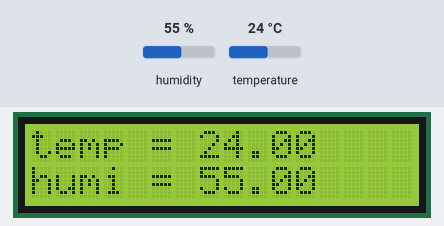
Bench run of a sketch on a simulated Arduino Uno, built with avr-gcc and run on an emulated ATmega328P. On the bench: 16×2 character LCD. Inputs (shaded band) come from the test bench; at power-on: humidity 55 %, temperature 24 °C.

Above: at 1.2 s.
1.3 s: humidity set to 22 %
At 2.9 s:
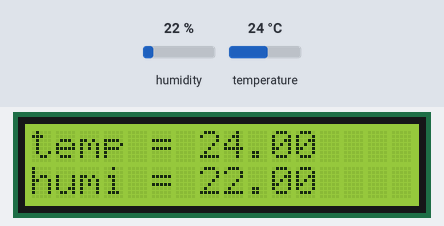
3.7 s: temperature set to 12 °C
At 5.5 s:
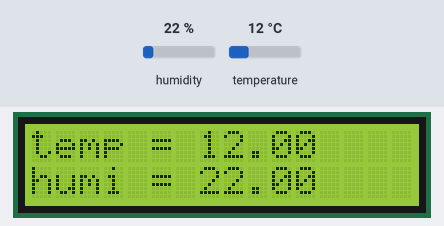
5.8 s: humidity set to 40 %
At 7.0 s:
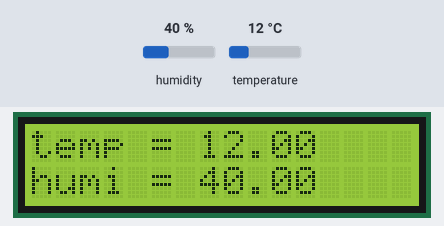
7.8 s: temperature set to 19 °C
At 9.6 s:
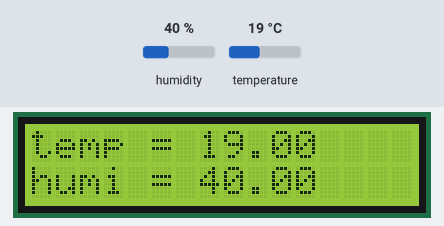
Timing chart, 0 to 10.9 s (numbered marks = the images above; inputs shaded):
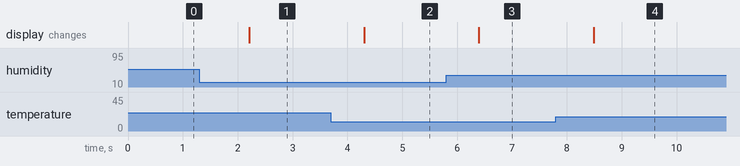

The sketch:

tempHumi_lcd.ino
```cpp
#include <Wire.h>
#include <LiquidCrystal_I2C.h>
#include <DHT11.h>

int pin=2;
DHT11 dht11(pin);

LiquidCrystal_I2C lcd(0x3F, 2, 1, 0, 4, 5, 6, 7, 3, POSITIVE);  // Set the LCD I2C address

void setup()
{


  lcd.begin(16,2);


  lcd.backlight();


}

void loop()
{
    int err;
  float temp,humi;

  if((err = (dht11.read(humi,temp))==0))
  {
    lcd.setCursor(0,0);
    lcd.print("temp = ");
    lcd.print(temp);
    lcd.setCursor(0,1);
    lcd.print("humi = ");
    lcd.print(humi);


  }
  else
  {

  }
  delay(DHT11_RETRY_DELAY);
}
```

Measured:
- after the input at 1.3 s, the display: changes after 0.91 s (image 1)
- after the input at 3.7 s, the display: changes after 0.60 s (image 2)
- after the input at 5.8 s, the display: changes after 0.60 s (image 3)
- after the input at 7.8 s, the display: changes after 0.69 s (image 4)
